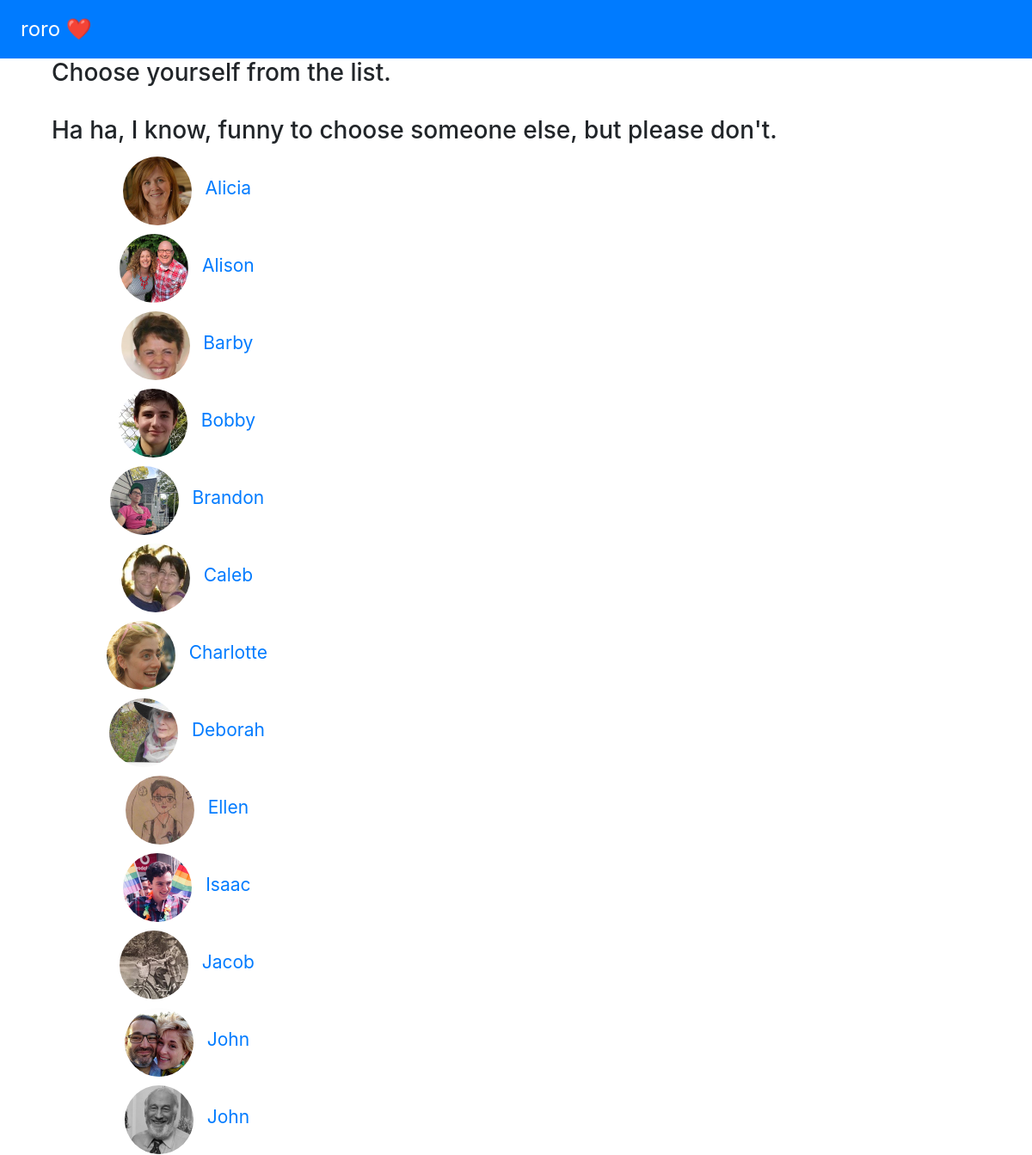
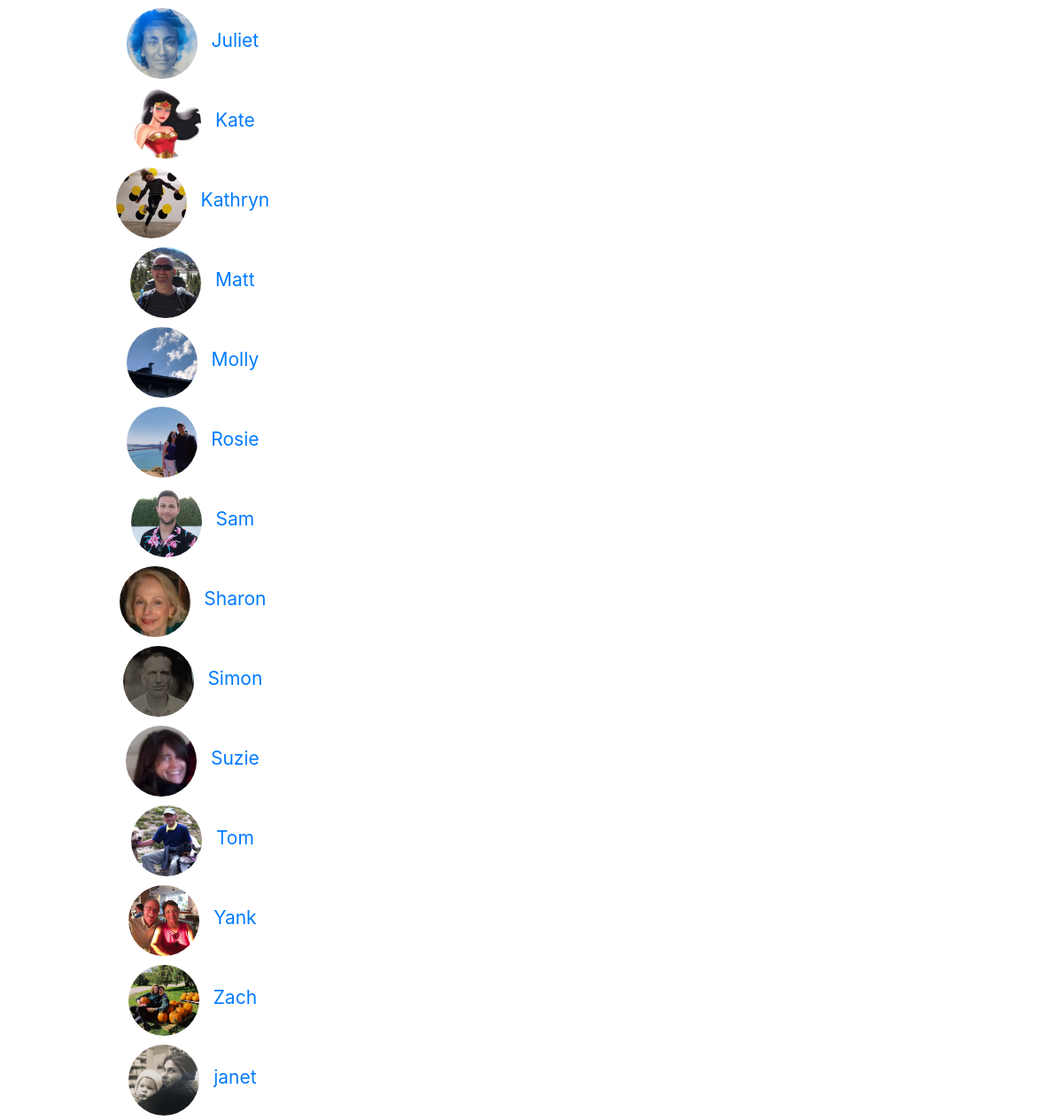
Screenshot of / (signed in) with the database file from the repository (2 pictures, top to bottom).
### tables this page shows
CREATE TABLE "user" (
	"id"	INTEGER PRIMARY KEY AUTOINCREMENT,
	"first_name"	TEXT,
	"last_name"	TEXT,
	"image"	TEXT
);

### main.py (the view)
@app.route('/',methods=['GET', 'POST'])
def index():
    error = None
    conn = sqlite3.connect(db_path)
    c = conn.cursor()
    c.execute('SELECT * FROM user order by first_name')
    users = c.fetchall()
    if request.method == 'POST':
        if request.form['password'].lower() == os.environ['RORO_PASSWORD']:
            session['authorized'] = "true"
            return render_template('index.html', session=session, error=error, users=users)
        else:
            error = 'Invalid password'
    if request.method == 'GET':
        if 'switch' in request.args:
            session['userid'] = 0
        if session['authorized'] == "true" and int(session['userid']) > 0:
            return redirect("/messages", code=302)
    return render_template('index.html', session=session, error=error, users=users)

### templates/index.html (shortened to what this page needs)
{% extends "base.html" %}
{% block body %}
<div class="container">
  <div>
{% if session['authorized'] == "true" %}
    <h3>Choose yourself from the list. <br><br>Ha ha, I know, funny to choose someone else, but please don't.
    </h3>
{% for user in users %}
          <div class="row">
            <div class="col c8">
            <a href="/messages?userid={{user[0]}}" class="btn btn-sm btn-a" style="width:60%">
              <img src="/static/{{user[3]}}" class="profile-pic" style="vertical-align:middle">
              <span>&nbsp;&nbsp;&nbsp;</span><span style="font-size:150%">{{user[1]}}</span>
            </a>
            </div>
            <div class="col c4">&nbsp;</div>
            </div>
            {% endfor %}
    {% endif %}
  </div>
</div>
{% endblock %}

### templates/base.html (shortened to what this page needs)
<!DOCTYPE html>
<html>
	<head>
    <link rel="stylesheet" href="https://maxcdn.bootstrapcdn.com/bootstrap/4.0.0/css/bootstrap.min.css">
	</head>
	<body>
		<nav class="navbar navbar-expand-sm bg-primary">
      <ul class="navbar-nav">
        <li class="nav-item">
          <a class="nav-link" style="color:white;font-size:150%" href="#">roro ❤️</a>
        </li>
  </ul>
</nav>
		<div class="container">
			{% block body %}{% endblock %}
		</div>
	</body>
</html>

### templates/base.html (style rules this page uses)
.profile-pic { border-radius: 50%; object-fit: cover; width: 80px; height: 80px; }

### rows the page displays
user: image (picture), first_name "Alicia"
user: image (picture), first_name "Alison"
user: image (picture), first_name "Barby"
user: image (picture), first_name "Bobby"
user: image (picture), first_name "Brandon"
user: image (picture), first_name "Caleb"
user: image (picture), first_name "Charlotte"
user: image (picture), first_name "Deborah"
user: image (picture), first_name "Ellen"
user: image (picture), first_name "Isaac"
user: image (picture), first_name "Jacob"
user: image (picture), first_name "John"
user: image (picture), first_name "John"
user: image (picture), first_name "Juliet"
user: image (picture), first_name "Kate"
user: image (picture), first_name "Kathryn"
user: image (picture), first_name "Matt"
user: image (picture), first_name "Molly"
user: image (picture), first_name "Rosie"
user: image (picture), first_name "Sam"
user: image (picture), first_name "Sharon"
user: {{ user[0] }} 6 (drawn), image (picture), first_name "Simon"
user: image (picture), first_name "Suzie"
user: image (picture), first_name "Tom"
user: image (picture), first_name "Yank"
user: image (picture), first_name "Zach"
user: image (picture), first_name "janet"
